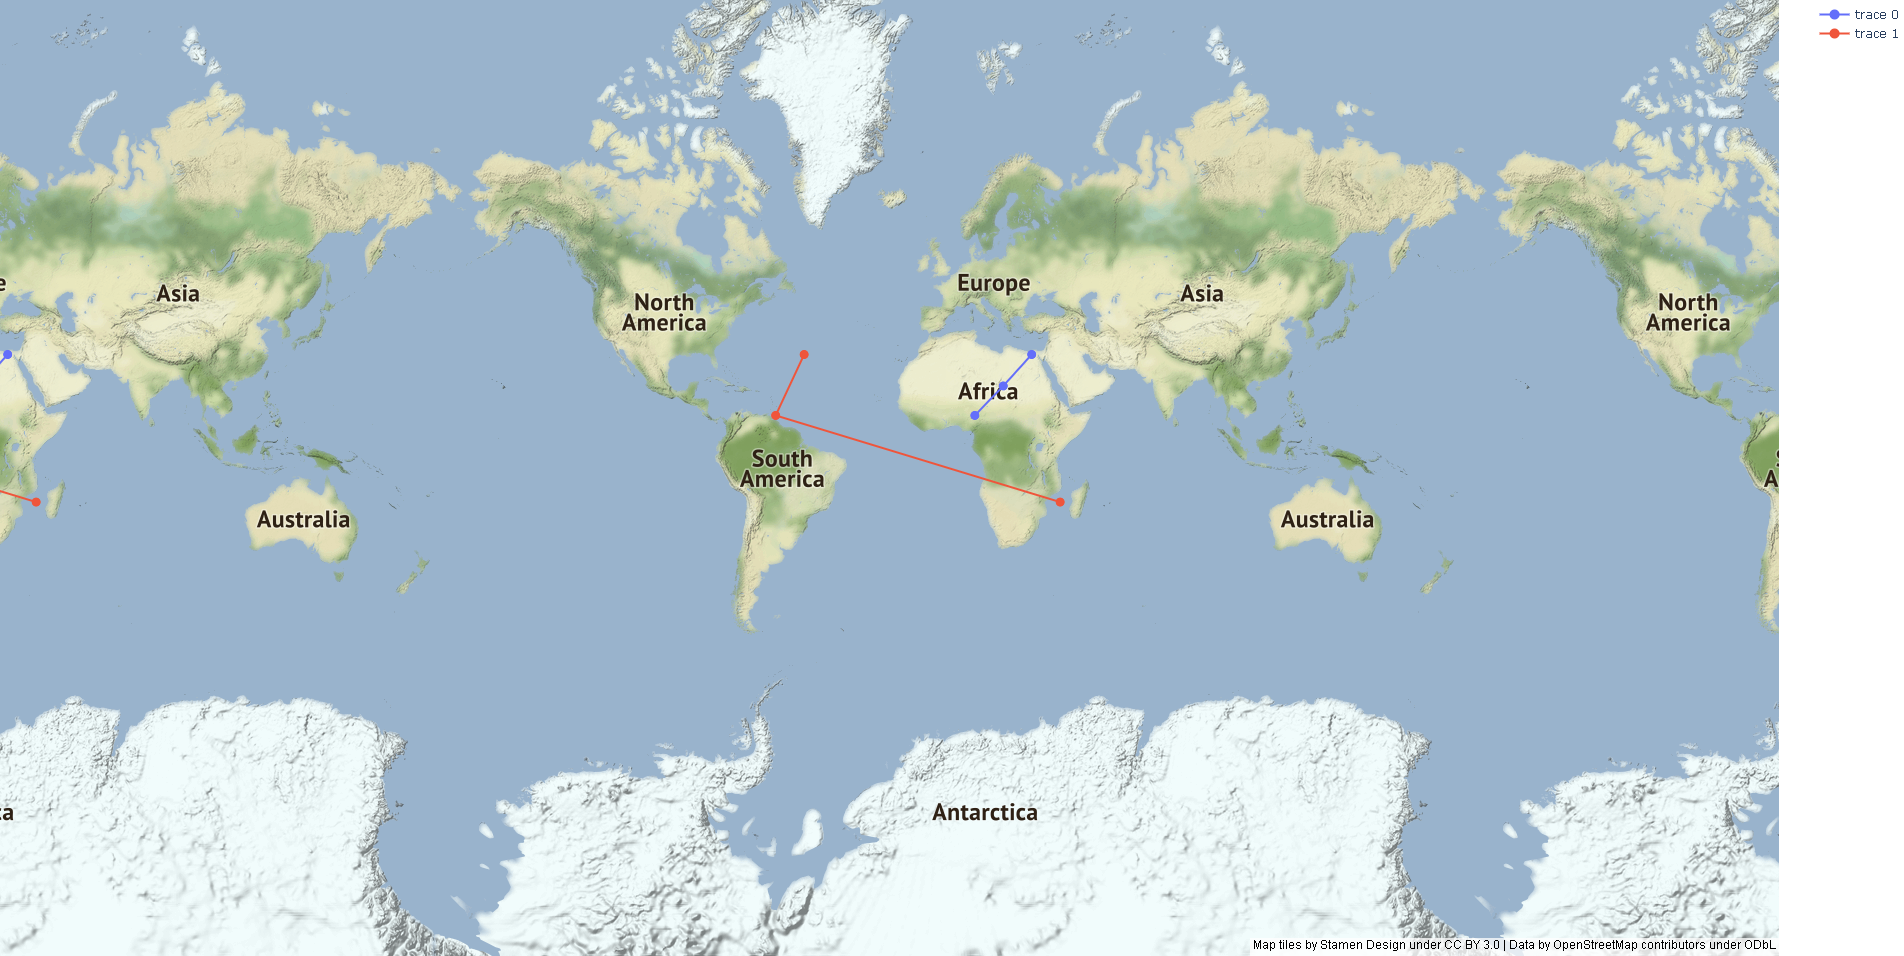

Source code (Python):
# Linhas nos mapas do Mapbox usando traços Scattermapbox

import plotly.graph_objects as go

# Cria a figura (mapa) e cria os pontos de dispersões
fig = go.Figure(go.Scattermapbox(
    mode = "markers+lines", # O modo marcador + linha traça uma linha com circulos nas extremidades
    lon = [10, 20, 30], # Variável de longitude
    lat = [10, 20,30], # Variável de latitude
    marker = {'size': 10})) # Dimensionamento do marcador

# Adiciona um traço a figura (mapa) e cria os pontos de dispersões
fig.add_trace(go.Scattermapbox(
    mode = "markers+lines", # O modo marcador + linha traça uma linha com circulos nas extremidades
    lon = [-50, -60,40], # Variável de longitude
    lat = [30, 10, -20], # Variável de latitude
    marker = {'size': 10})) # Dimensionamento do marcador

# Cria um layout a figura (mapa)
fig.update_layout(
    margin ={'l':0,'t':0,'b':0,'r':0}, # Config. de margens
    #  Config. do mapa
    mapbox = {
        'center': {'lon': 10, 'lat': 10},
        'style': "stamen-terrain",
        'center': {'lon': -20, 'lat': -20},
        'zoom': 1})

fig.show() # Plota o gráfico
